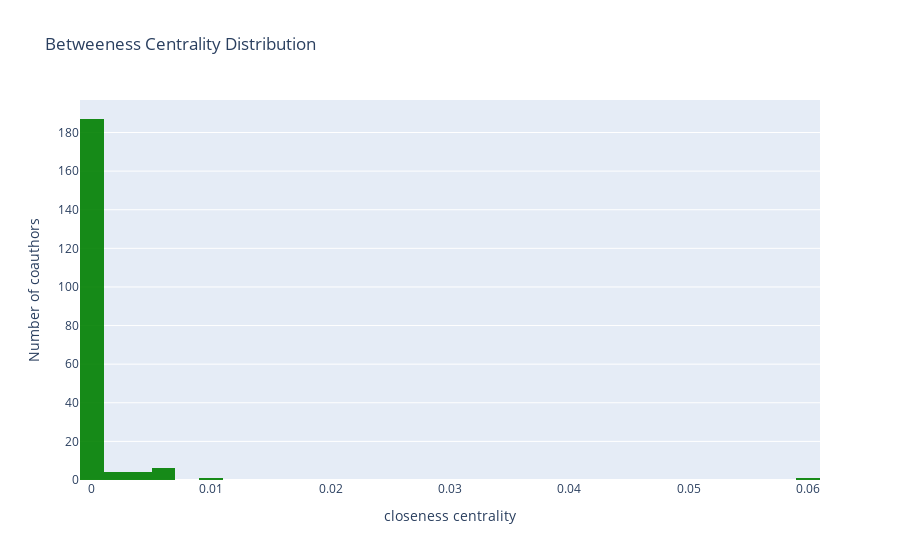

Notebook code for this chart:
### Code cell
y=list(btwn.values())
x=list(btwn.keys())
data = {'keys':x,'values':y}
df1 = pd.DataFrame.from_dict(data)

import plotly
plotly.offline.init_notebook_mode(connected=True)
import plotly.graph_objs as go
import plotly.express as px
fig = px.histogram(df1,
        x = "values",
        title = 'Betweeness Centrality Distribution', 
        #xaxis_title_text='Value',
        labels={'Number of coauthors':'centrality distribution'},
        color_discrete_sequence=['green'],
        opacity=0.9
        #log_y=True,
        )
fig.update_layout(
    xaxis_title_text='closeness centrality', # xaxis label
    yaxis_title_text='Number of coauthors', # yaxis label
    #bargap=0.2, # gap between bars of adjacent location coordinates
    #bargroupgap=0.1 # gap between bars of the same location coordinates
)
#layout = go.Layout(title=go.layout.Title(text='Degree Centrality Distribution'),xaxis=go.layout.XAxis(title=go.layout.xaxis.Title(text='Number of Coauthors')),yaxis=go.layout.YAxis(title=go.layout.yaxis.Title(text='Degree Centrality')))
#fig = go.Figure(data=data,layout=layout)
fig.show()

### Figure 1 — Plotly figure (JSON) as saved in the notebook; plotly's stock layout.template omitted (floating-point values rounded to 4 significant figures; data arrays with more than 128 entries replaced by an {"elided": "..."} marker saying what was removed)
{"data": [{"alignmentgroup": "True", "bingroup": "x", "hovertemplate": "values=%{x}<br>count=%{y}<extra></extra>", "legendgroup": "", "marker": {"color": "green", "opacity": 0.9}, "name": "", "offsetgroup": "", "orientation": "v", "showlegend": false, "type": "histogram", "x": {"elided": "203 float values"}, "xaxis": "x", "yaxis": "y"}], "layout": {"barmode": "relative", "legend": {"tracegroupgap": 0}, "title": {"text": "Betweeness Centrality Distribution"}, "xaxis": {"anchor": "y", "domain": [0, 1], "title": {"text": "closeness centrality"}}, "yaxis": {"anchor": "x", "domain": [0, 1], "title": {"text": "Number of coauthors"}}}}
